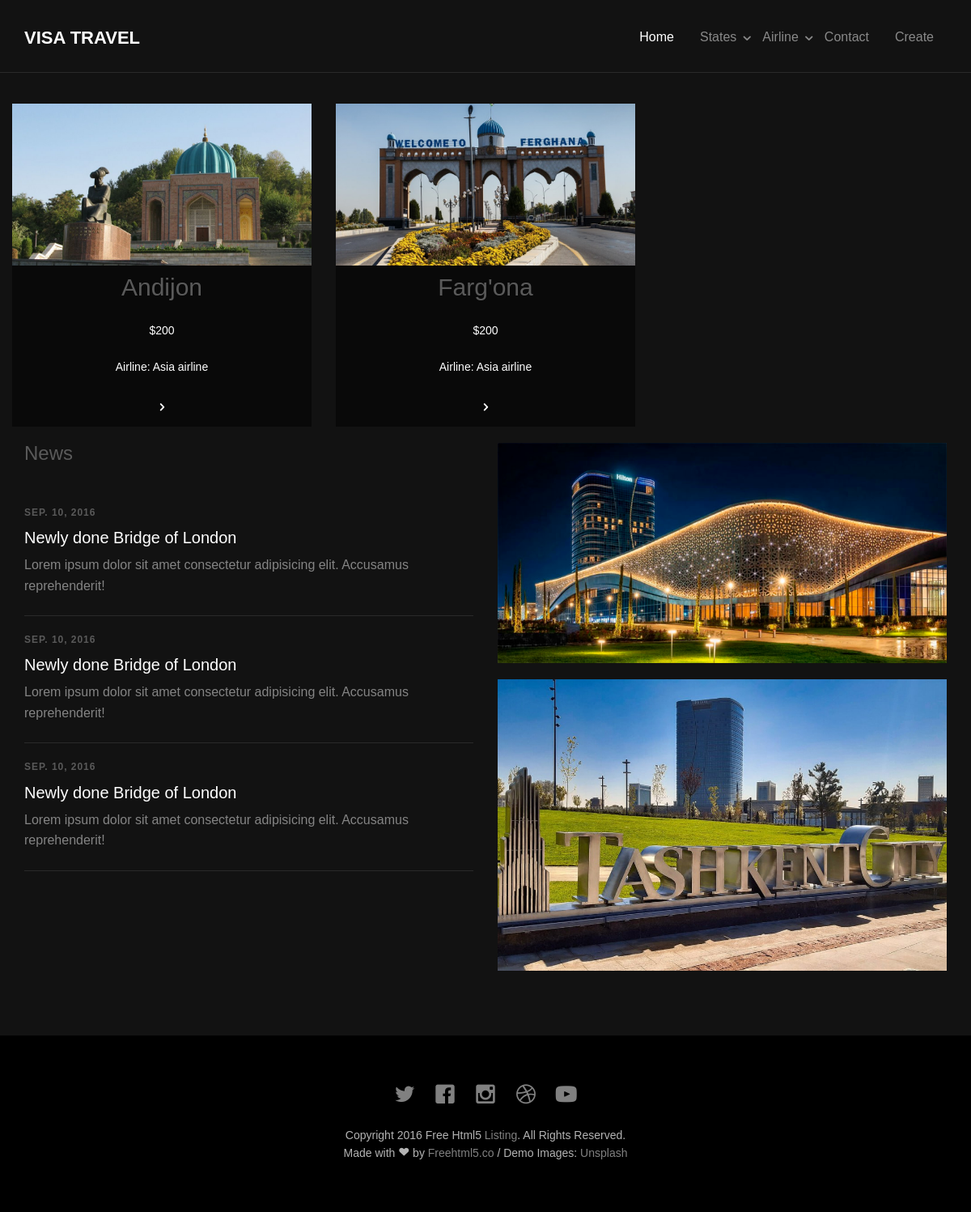
/airline/1/, run on an earlier commit of the app's database.
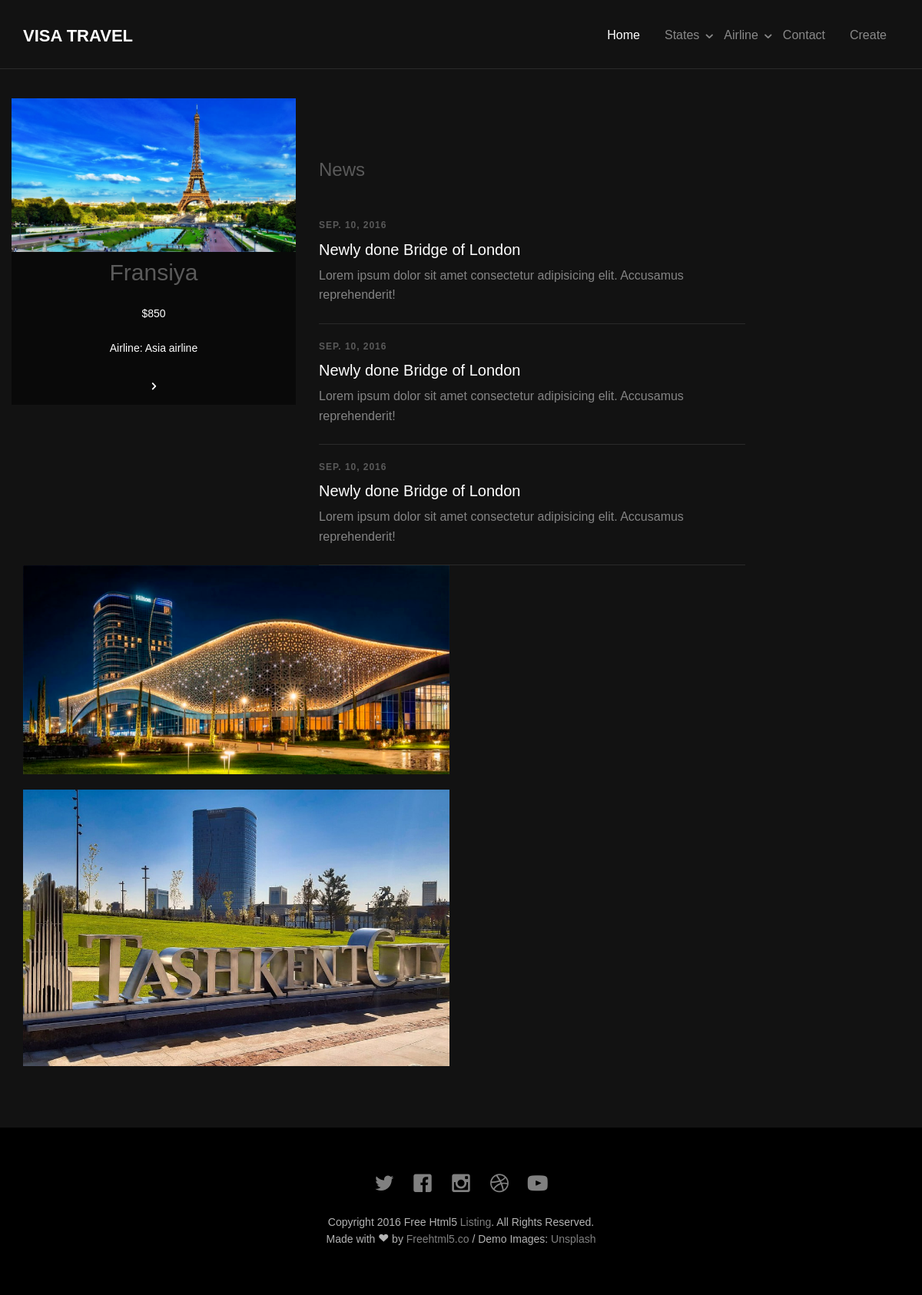
And on a later commit of the database.
### loyiha_app/models.py (models this page shows, shortened)
class Country(models.Model):
    country = models.CharField(max_length=100)
    airline = models.ForeignKey(Airline, on_delete=models.CASCADE, related_name="country")
    price = models.PositiveIntegerField()
    image = models.ImageField(upload_to="country_image", null=True)
    text = models.TextField(max_length=2000, null=True)

class Airline(models.Model):
    air_name = models.CharField(max_length=100)
    image = models.ImageField(upload_to="country_image", null=True)
    text = models.TextField(max_length=2000, null=True)
    def __str__(self) -> str:
        return f"{self.air_name}"

### loyiha_app/views.py (the view)
# urls.py: path('airline/<int:id>/', airline_detail, name='airline_page'),
def airline_detail(request, id):
    airlines = Airline.objects.all()
    states = States.objects.all()
    airline = get_object_or_404(Airline, id=id)
    countrys = airline.country.all()
    return render(request, 'airline.html', {'airline': airline, 'airlines': airlines, 'states': states, "country":countrys})

### templates/airline.html
{% extends 'base.html' %}
{% block content %}
<section class="py-5">
    {% for counts in country %}
            <div class="col-md-4 col-sm-4 fh5co-item-wrap">
                <a class="fh5co-listing-item" href="{% url "batafsil_page" counts.id %}">
                    <img src="{{counts.image.url}}" alt="Free HTML5 Bootstrap Template by FreeHTML5.co" class="img-responsive fh5co-img">
                    <div class="fh5co-listing-copy">
                        <h2>{{counts.country}}</h2>
                        <h5 style="color:white">${{counts.price}}</h5>
                        <h5 style="color:white">Airline: {{counts.airline}}</h5>
                        <span class="icon">
                            <i class="icon-chevron-right"></i>
                        </span>
                    </div>
                </a>
            </div>
            {% endfor %}
</section>
{% endblock content %}

### templates/base.html (shortened to what this page needs)
{% load static %}
<!DOCTYPE html>
 <html class="no-js">
	<head>
	<link rel="stylesheet" href="{% static "css/animate.css" %}">
	<link rel="stylesheet" href="{% static "css/icomoon.css" %}">
	<link rel="stylesheet" href="{% static "css/bootstrap.css" %}">
	<link rel="stylesheet" href="{% static "css/superfish.css" %}">
	<link rel="stylesheet" href="{% static "css/style.css" %}">
	</head>
	<body>
		<div id="fh5co-wrapper">
		<div id="fh5co-page">
		<div id="fh5co-header">
			<header id="fh5co-header-section">
				<div class="container">
					<div class="nav-header">
						<h1 id="fh5co-logo"><a href="{% url 'home_page' %}">Visa Travel</a></h1>
						<nav id="fh5co-menu-wrap" role="navigation">
							<ul class="sf-menu" id="fh5co-primary-menu">
								<li class="active">
									<a href="{% url 'home_page' %}">Home</a>
								</li>
								<li>
									<a href="#" class="fh5co-sub-ddown">States</a>
								</li>
								<li>
									<a href="#" class="fh5co-sub-ddown">Airline</a>
								</li>
								<li><a href="{% url 'contact_page' %}">Contact</a></li>
								<li><a href="{% url 'create_country' %}">Create</a></li>
							</ul>
						</nav>
					</div>
				</div>
			</header>
		</div>
        <br><br><br><br><br>
		{% block content %}
        {% endblock content %}
		<div class="fh5co-section">
			<div class="container">
				<div class="row">
					<div class="col-md-6 fh5co-news">
						<h3>News</h3>
						<ul>
							<li>
								<a href="#">
									<span class="fh5co-date">Sep. 10, 2016</span>
									<h3>Newly done Bridge of London</h3>
									<p>Lorem ipsum dolor sit amet consectetur adipisicing elit. Accusamus reprehenderit!</p>
								</a>
							</li>
							<li>
								<a href="#">
									<span class="fh5co-date">Sep. 10, 2016</span>
									<h3>Newly done Bridge of London</h3>
									<p>Lorem ipsum dolor sit amet consectetur adipisicing elit. Accusamus reprehenderit!</p>
								</a>
							</li>
							<li>
								<a href="#">
									<span class="fh5co-date">Sep. 10, 2016</span>
									<h3>Newly done Bridge of London</h3>
									<p>Lorem ipsum dolor sit amet consectetur adipisicing elit. Accusamus reprehenderit!</p>
								</a>
							</li>
						</ul>
					</div>
					<div class="col-md-6 fh5co-testimonial">
						<img src="{% static 'images/tashkent1.jpg' %}" alt="Free HTML5 Bootstrap Template by FreeHTML5.co" class="img-responsive mb20">
						<img src="{% static 'images/toshkent.jpg' %}" alt="Free HTML5 Bootstrap Template by FreeHTML5.co" class="img-responsive">
					</div>
				</div>
			</div>
		</div>
		<footer>
			<div id="footer">
				<div class="container">
					<div class="row">
						<div class="col-md-6 col-md-offset-3 text-center">
							<p class="fh5co-social-icons">
								<a href="https://x.com/?lang=en"><i class="icon-twitter2"></i></a>
								<a href="https://www.facebook.com/"><i class="icon-facebook2"></i></a>
								<a href="https://www.instagram.com/_buny0d_o4/"><i class="icon-instagram"></i></a>
								<a href="https://najottalim.uz/"><i class="icon-dribbble2"></i></a>
								<a href="https://www.youtube.com/"><i class="icon-youtube"></i></a>
							</p>
							<p>Copyright 2016 Free Html5 <a href="#">Listing</a>. All Rights Reserved. <br>Made with <i class="icon-heart3"></i> by <a href="http://freehtml5.co/" target="_blank">Freehtml5.co</a> / Demo Images: <a href="https://unsplash.com/" target="_blank">Unsplash</a></p>
						</div>
					</div>
				</div>
			</div>
		</footer>
	</div>
	</div>
	</body>
</html>

### static/css/icomoon.css (style rules this page uses)
[class^="icon-"], [class*=" icon-"] { font-family: 'icomoon' !important; speak: none; font-style: normal; font-weight: normal; font-variant: normal; text-transform: none; line-height: 1; -webkit-font-smoothing: antialiased; -moz-osx-font-smoothing: grayscale; }
.icon-chevron-right:before { content: "\e924"; }
.icon-heart3:before { content: "\e9b6"; }
.icon-dribbble2:before { content: "\ea66"; }
.icon-facebook2:before { content: "\ea68"; }
.icon-instagram:before { content: "\ea70"; }
.icon-twitter2:before { content: "\ea7d"; }
.icon-youtube:before { content: "\ea81"; }

### static/css/superfish.css (style rules this page uses)
.sf-menu, .sf-menu * { margin: 0; padding: 0; list-style: none; }
.sf-menu li { position: relative; }
.sf-menu > li { float: left; }
.sf-menu a { display: block; position: relative; }
.sf-menu { float: left; margin-bottom: 1em; }
.sf-menu a { border-left: 1px solid #fff; border-top: 1px solid #dFeEFF; border-top: 1px solid rgba(255,255,255,.5); padding: .75em 1em; text-decoration: none; zoom: 1; }
.sf-menu a { color: #13a; }
.sf-menu li { background: #BDD2FF; white-space: nowrap; *white-space: normal; -webkit-transition: background .2s; transition: background .2s; }
.sf-arrows .sf-with-ul { padding-right: 2.5em; *padding-right: 1em; }
.sf-arrows .sf-with-ul:after { content: ''; position: absolute; top: 50%; right: 1em; margin-top: -3px; height: 0; width: 0; border: 5px solid transparent; border-top-color: #dFeEFF; border-top-color: rgba(255,255,255,.5); }

What changed in the data, as far as the page shows it:
removed Country: image (picture), country "Andijon", price "200", airline "Asia airline"
removed Country: image (picture), country "Farg'ona", price "200", airline "Asia airline"
added Country: image (picture), country "Fransiya", price "850", airline "Asia airline"
